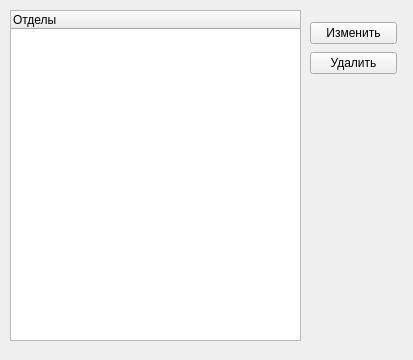
<?xml version="1.0" encoding="UTF-8"?>
<ui version="4.0">
 <class>ShowRecipients</class>
 <widget class="QWidget" name="ShowRecipients">
  <property name="geometry">
   <rect>
    <x>0</x>
    <y>0</y>
    <width>413</width>
    <height>360</height>
   </rect>
  </property>
  <property name="windowTitle">
   <string>4med::Просмотр сотрудников</string>
  </property>
  <widget class="QWidget" name="layoutWidget">
   <property name="geometry">
    <rect>
     <x>310</x>
     <y>20</y>
     <width>87</width>
     <height>58</height>
    </rect>
   </property>
   <layout class="QVBoxLayout" name="verticalLayout_2">
    <item>
     <widget class="QPushButton" name="bEdit">
      <property name="text">
       <string>Изменить</string>
      </property>
     </widget>
    </item>
    <item>
     <widget class="QPushButton" name="bDel">
      <property name="text">
       <string>Удалить</string>
      </property>
     </widget>
    </item>
   </layout>
  </widget>
  <widget class="QTreeWidget" name="treeWidget">
   <property name="geometry">
    <rect>
     <x>10</x>
     <y>10</y>
     <width>291</width>
     <height>331</height>
    </rect>
   </property>
   <column>
    <property name="text">
     <string>Отделы</string>
    </property>
   </column>
  </widget>
 </widget>
 <resources/>
 <connections/>
</ui>
